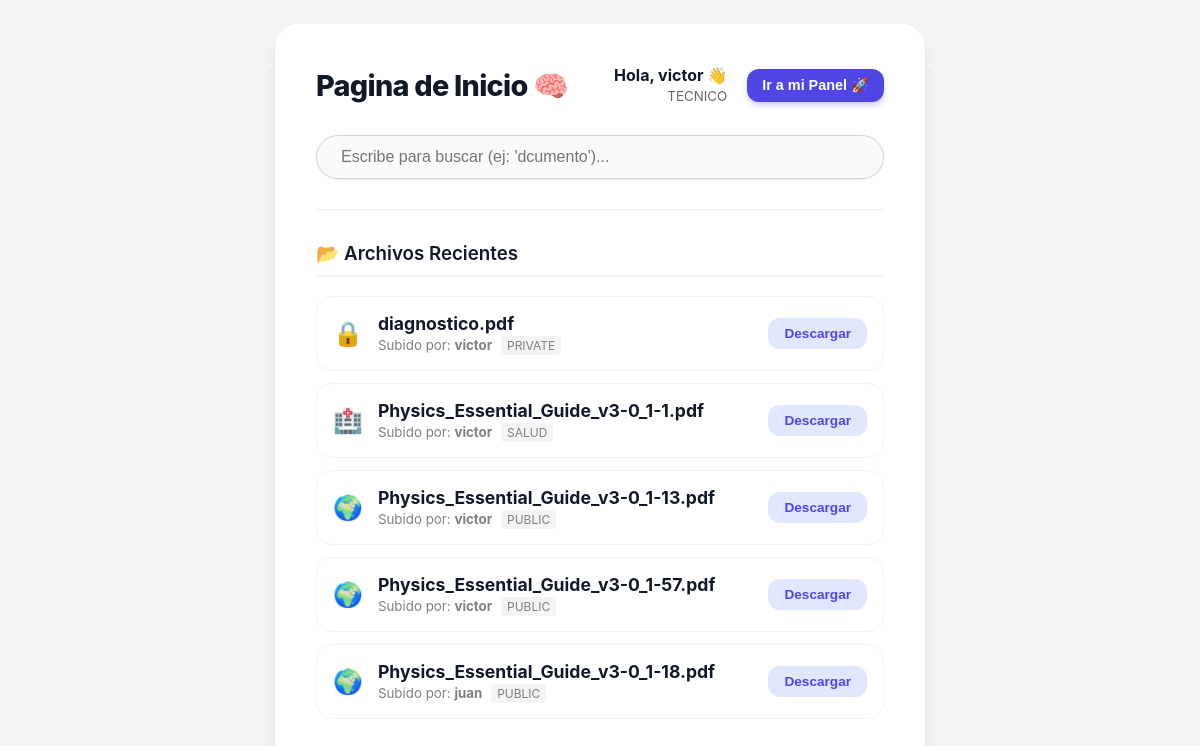
Screenshot of / (signed in) with the database file from the repository.
### app.py (models this page shows)
class User(UserMixin, db.Model):
    id = db.Column(db.Integer, primary_key=True)
    username = db.Column(db.String(150), unique=True, nullable=False)
    email = db.Column(db.String(150), unique=True, nullable=False)
    password = db.Column(db.String(150), nullable=False)
    role = db.Column(db.String(50), nullable=False, default='administrativo')
    files = db.relationship('File', backref='owner', lazy=True, cascade="all, delete-orphan")

class File(db.Model):
    id = db.Column(db.Integer, primary_key=True)
    filename = db.Column(db.String(300))
    user_id = db.Column(db.Integer, db.ForeignKey('user.id'))
    visibility = db.Column(db.String(50), default='private')

### app.py (the view)
@app.route('/')
def home():
    files = get_allowed_files(current_user)
    return render_template('home.html', files=files)

### app.py (called while the page is built)
@login_manager.user_loader
def load_user(user_id):
    return User.query.get(int(user_id))

def get_allowed_files(user):
    if user.is_authenticated and user.role == 'superadmin':
        return File.query.all()
    filters = [File.visibility == 'public'] # Todos ven lo público
    if user.is_authenticated:
        filters.append(File.owner == user)
        if user.role in ['medico', 'tecnico']:
            filters.append(File.visibility == 'salud')
        elif user.role == 'administrativo':
            filters.append(File.visibility == 'admin')
    return File.query.filter(db.or_(*filters)).all()

### templates/home.html (shortened to what this page needs)
<!DOCTYPE html>
<html lang="es">
<head>
    <link rel="stylesheet" href="{{ url_for('static', filename='style.css') }}">
</head>
<body>
    <div class="container">
        <div style="display: flex; justify-content: space-between; align-items: center; margin-bottom: 30px;">
            <h1 style="margin: 0; font-size: 1.8rem;">Pagina de Inicio 🧠</h1>
            <div style="display: flex; gap: 10px; align-items: center;">
                {% if current_user.is_authenticated %}
                    <div style="text-align: right; margin-right: 10px;">
                        <span style="display: block; font-weight: bold;">Hola, {{ current_user.username }} 👋</span>
                        <small style="color: #666;">{{ current_user.role|upper }}</small>
                    </div>
                    <a href="/dashboard" style="text-decoration: none;">
                        <button class="btn-primary" style="padding: 8px 15px; font-size: 0.9rem;">Ir a mi Panel 🚀</button>
                    </a>
                {% else %}
                    <a href="/login" style="text-decoration: none;">
                        <button class="btn-primary" style="width: auto;">Iniciar Sesión</button>
                    </a>
                {% endif %}
            </div>
        </div>
        <div class="search-container">
            <input type="text" id="searchInput" class="search-input" placeholder="Escribe para buscar (ej: 'dcumento')..." autocomplete="off">
        </div>
        <hr style="border: 0; border-top: 1px solid #eee; margin-bottom: 20px;">
        <h3>📂 Archivos Recientes</h3>
        <ul>
            {% for file in files %}
                <li>
                    <div style="display: flex; align-items: center; gap: 15px;">
                        <span style="font-size: 1.5rem;" title="{{ file.visibility }}">
                            {% if file.visibility == 'public' %} 🌍
                            {% elif file.visibility == 'salud' %} 🏥
                            {% elif file.visibility == 'admin' %} 📋
                            {% else %} 🔒
                            {% endif %}
                        </span>
                        <div>
                            <strong style="font-size: 1.1rem;">{{ file.filename }}</strong>
                            <br>
                            <small style="color: grey;">
                                Subido por: <b>{{ file.owner.username }}</b>
                                <span style="background: #f3f4f6; padding: 2px 6px; border-radius: 4px; margin-left: 5px; font-size: 0.75rem;">
                                    {{ file.visibility|upper }}
                                </span>
                            </small>
                        </div>
                    </div>
                    <a href="{{ url_for('download', file_id=file.id) }}">
                        <button class="btn-download">Descargar</button>
                    </a>
                </li>
            {% else %}
                <p style="text-align: center; color: #777; padding: 20px;">
                    No hay archivos disponibles para tu perfil.
                </p>
            {% endfor %}
        </ul>
    </div>
</body>
</html>

### static/style.css (style rules this page uses)
:root { --primary-color: #4f46e5; --primary-hover: #4338ca; --bg-color: #f3f4f6; --card-bg: #ffffff; --text-main: #111827; --text-muted: #6b7280; --danger: #ef4444; --success: #10b981; --warning: #f59e0b; --shadow-sm: 0 1px 2px 0 rgba(0, 0, 0, 0.05); --shadow-md: 0 4px 6px -1px rgba(0, 0, 0, 0.1), 0 2px 4px -1px rgba(0, 0, 0, 0.06); --shadow-lg: 0 10px 15px -3px rgba(0, 0, 0, 0.1), 0 4px 6px -2px rgba(0, 0, 0, 0.05); }
* { box-sizing: border-box; }
body { font-family: 'Inter', 'Segoe UI', system-ui, -apple-system, sans-serif; background-color: var(--bg-color); background-image: radial-gradient(#e5e7eb 1px, transparent 1px); background-size: 20px 20px; margin: 0; display: flex; justify-content: center; align-items: center; min-height: 100vh; color: var(--text-main); padding: 20px; }
.container { background-color: var(--card-bg); width: 100%; max-width: 650px; padding: 2.5rem; border-radius: 1.5rem; box-shadow: var(--shadow-lg); border: 1px solid rgba(255, 255, 255, 0.5); }
h1, h2 { font-weight: 800; color: var(--text-main); text-align: center; margin-bottom: 0.5rem; letter-spacing: -0.025em; }
h3 { font-weight: 600; margin-top: 2rem; color: var(--text-main); border-bottom: 2px solid var(--bg-color); padding-bottom: 10px; }
a { text-decoration: none; color: inherit; }
input[type="text"], input[type="password"], input[type="email"], input[type="file"] { width: 100%; padding: 0.75rem 1rem; border: 1px solid #d1d5db; border-radius: 0.75rem; font-size: 1rem; transition: all 0.2s; background-color: #f9fafb; }
.search-container { position: relative; margin-bottom: 2rem; }
.search-input { border-radius: 50px !important; padding-left: 1.5rem !important; border: 1px solid #d1d5db; box-shadow: var(--shadow-sm); }
button { padding: 0.75rem 1.5rem; border: none; border-radius: 0.75rem; font-weight: 600; font-size: 0.95rem; cursor: pointer; transition: all 0.2s ease; display: inline-flex; align-items: center; justify-content: center; gap: 0.5rem; }
.btn-primary { background-color: var(--primary-color); color: white; width: 100%; box-shadow: 0 4px 6px -1px rgba(79, 70, 229, 0.3); }
.btn-download { background-color: #e0e7ff; color: var(--primary-color); padding: 0.5rem 1rem; font-size: 0.85rem; }
ul { list-style: none; padding: 0; }
li { background: white; border: 1px solid #f3f4f6; margin-bottom: 0.75rem; padding: 1rem; border-radius: 1rem; display: flex; justify-content: space-between; align-items: center; transition: transform 0.2s, box-shadow 0.2s; }

### templates/home.html (style rules this page uses)
.search-container { position: relative; max-width: 600px; margin: 0 auto 30px auto; }

### rows the page displays
User: username "victor", role "TECNICO"
File: filename "diagnostico.pdf", owner.username "victor", visibility "PRIVATE"
File: filename "Physics_Essential_Guide_v3-0_1-1.pdf", owner.username "victor", visibility "SALUD"
File: filename "Physics_Essential_Guide_v3-0_1-13.pdf", owner.username "victor", visibility "PUBLIC"
File: filename "Physics_Essential_Guide_v3-0_1-57.pdf", owner.username "victor", visibility "PUBLIC"
File: filename "Physics_Essential_Guide_v3-0_1-18.pdf", owner.username "juan", visibility "PUBLIC"
